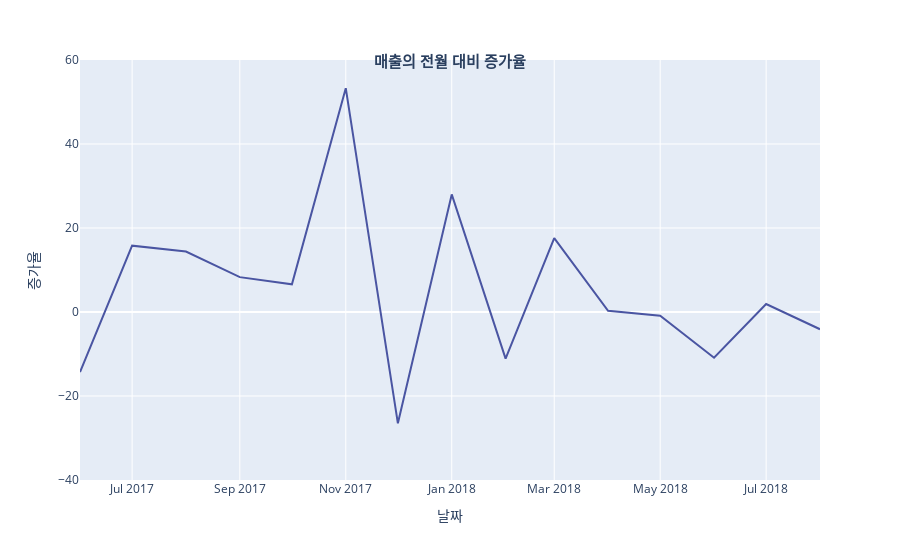

Source (notebook cell):
### Code cell
fig = px.line(
        lis_name[7:],
        x='name',
        y='lis'
    )

# 라인 스타일과 색상 설정
fig.update_traces(
    line=dict(color='#4A55A2'),  # 선 스타일과 색상 설정
    marker=dict(color='#4A55A2'),  # 마커 색상 설정
)

# 레이아웃 설정
fig.update_layout(
    {"title" : {
            "text" : "<b>매출의 전월 대비 증가율</b>",
            "x" : 0.5,
            "y" : 0.9,
            "font" : {"size":15}
        }},  # 전체 그래프의 제목
    xaxis=dict(title='날짜'),  # x축 레이블 설정
    yaxis=dict(title='증가율', range=[-40, 60]),  # y축 범위 설정
    legend=dict()
)

fig.show()
#plot(fig, filename = '매출의 전월 대비 증가율', auto_open=True)

### Figure 1 — Plotly figure (JSON) as saved in the notebook; plotly's stock layout.template omitted (floating-point values rounded to 4 significant figures)
{"data": [{"hovertemplate": "name=%{x}<br>lis=%{y}<extra></extra>", "legendgroup": "", "line": {"color": "#4A55A2", "dash": "solid"}, "marker": {"color": "#4A55A2", "symbol": "circle"}, "mode": "lines", "name": "", "orientation": "v", "showlegend": false, "type": "scatter", "x": ["2017-06", "2017-07", "2017-08", "2017-09", "2017-10", "2017-11", "2017-12", "2018-01", "2018-02", "2018-03", "2018-04", "2018-05", "2018-06", "2018-07", "2018-08"], "xaxis": "x", "y": [-14.3, 15.8, 14.4, 8.3, 6.6, 53.3, -26.5, 28, -11.1, 17.6, 0.3, -0.9, -10.9, 1.9, -4.1], "yaxis": "y"}], "layout": {"legend": {"tracegroupgap": 0}, "margin": {"t": 60}, "title": {"font": {"size": 15}, "text": "<b>매출의 전월 대비 증가율</b>", "x": 0.5, "y": 0.9}, "xaxis": {"anchor": "y", "domain": [0, 1], "title": {"text": "날짜"}}, "yaxis": {"anchor": "x", "domain": [0, 1], "range": [-40, 60], "title": {"text": "증가율"}}}}
